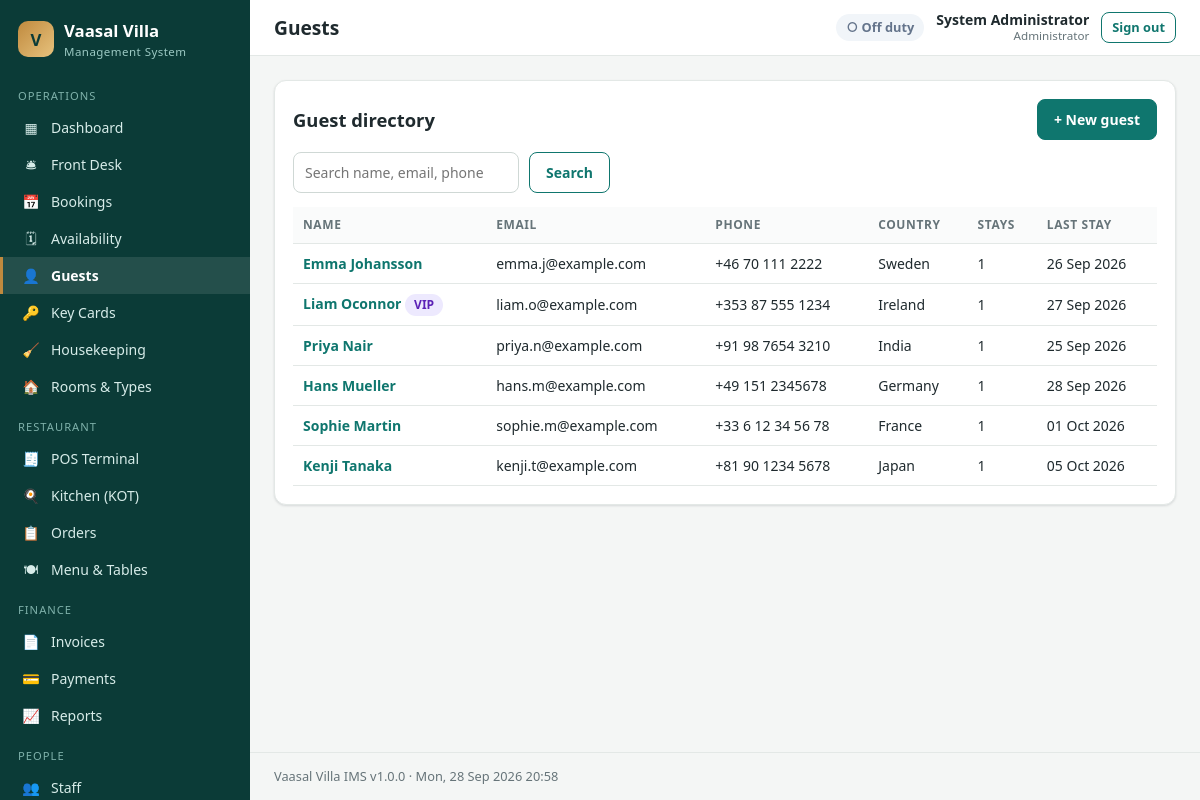
/admin/guests.php (signed in), run on the app's committed database.
### tables this page shows
CREATE TABLE users (
  id            INT UNSIGNED AUTO_INCREMENT PRIMARY KEY,
  role_id       INT UNSIGNED NOT NULL,
  full_name     VARCHAR(120) NOT NULL,
  username      VARCHAR(60)  NOT NULL UNIQUE,
  email         VARCHAR(160) NULL,
  phone         VARCHAR(40)  NULL,
  password_hash VARCHAR(255) NOT NULL,
  department    VARCHAR(60)  NULL,
  hourly_rate   DECIMAL(10,2) NOT NULL DEFAULT 0,
  is_active     TINYINT(1)   NOT NULL DEFAULT 1,
  last_login    DATETIME     NULL,
  created_at    DATETIME     NOT NULL DEFAULT CURRENT_TIMESTAMP,
  CONSTRAINT fk_user_role FOREIGN KEY (role_id) REFERENCES roles(id)
);

CREATE TABLE roles (
  id          INT UNSIGNED AUTO_INCREMENT PRIMARY KEY,
  name        VARCHAR(60)  NOT NULL,
  slug        VARCHAR(60)  NOT NULL UNIQUE,
  description VARCHAR(255) NULL
);

CREATE TABLE guests (
  id          INT UNSIGNED AUTO_INCREMENT PRIMARY KEY,
  first_name  VARCHAR(80)  NOT NULL,
  last_name   VARCHAR(80)  NOT NULL,
  email       VARCHAR(160) NULL,
  phone       VARCHAR(40)  NULL,
  country     VARCHAR(80)  NULL,
  id_type     VARCHAR(40)  NULL,
  id_number   VARCHAR(60)  NULL,
  address     VARCHAR(255) NULL,
  vip         TINYINT(1)   NOT NULL DEFAULT 0,
  notes       TEXT NULL,
  created_at  DATETIME NOT NULL DEFAULT CURRENT_TIMESTAMP,
  INDEX idx_guest_email (email)
);

### includes/functions.php (called while the page is built, shortened)
<?php
function e($v): string
{
    return htmlspecialchars((string) ($v ?? ''), ENT_QUOTES, 'UTF-8');
}
function url(string $path = ''): string
{
    return BASE_URL . '/' . ltrim($path, '/');
}
function input(string $key, $default = '')
{
    $v = $_POST[$key] ?? $_GET[$key] ?? $default;
    return is_string($v) ? trim($v) : $v;
}
function input_int(string $key, int $default = 0): int
{
    $v = $_POST[$key] ?? $_GET[$key] ?? null;
    return is_numeric($v) ? (int) $v : $default;
}
function fdate(?string $d, string $fmt = 'd M Y'): string
{
    return $d ? date($fmt, strtotime($d)) : '—';
}

### includes/db.php (called while the page is built, shortened)
<?php
function db(): PDO
{
    static $pdo = null;
    if ($pdo === null) {
        $dsn = 'mysql:host=' . DB_HOST . ';port=' . DB_PORT . ';dbname=' . DB_NAME . ';charset=utf8mb4';
        try {
            $pdo = new PDO($dsn, DB_USER, DB_PASS, [
                PDO::ATTR_ERRMODE            => PDO::ERRMODE_EXCEPTION,
                PDO::ATTR_DEFAULT_FETCH_MODE => PDO::FETCH_ASSOC,
                PDO::ATTR_EMULATE_PREPARES   => false,
            ]);
            $pdo->exec("SET time_zone = '" . (new DateTime())->format('P') . "'");
        } catch (PDOException $e) {
            http_response_code(500);
            $msg = APP_DEBUG ? htmlspecialchars($e->getMessage()) : 'Database connection failed.';
            exit('<div style="font-family:sans-serif;max-width:640px;margin:60px auto;padding:24px;border:1px solid #fca5a5;background:#fef2f2;border-radius:10px">'
                . '<h2 style="margin-top:0;color:#b91c1c">Database connection failed</h2><p>' . $msg . '</p>'
                . '<p>Make sure MySQL is running in the XAMPP Control Panel and that <code>database.sql</code> has been imported. '
                . 'Credentials are in <code>config/config.php</code>.</p></div>');
        }
    }
    return $pdo;
}
function q(string $sql, array $params = []): PDOStatement
{
    $st = db()->prepare($sql);
    $st->execute($params);
    return $st;
}
function q_all(string $sql, array $params = []): array
{
    return q($sql, $params)->fetchAll();
}
function q_row(string $sql, array $params = []): ?array
{
    $r = q($sql, $params)->fetch();
    return $r === false ? null : $r;
}
function q_val(string $sql, array $params = [])
{
    $v = q($sql, $params)->fetchColumn();
    return $v === false ? null : $v;
}

### includes/auth.php (called while the page is built, shortened)
<?php
function current_user(): ?array
{
    static $user = false, $cachedFor = null;
    $sid = $_SESSION['user_id'] ?? null;
    if ($user !== false && $cachedFor === $sid) return $user;
    $cachedFor = $sid;
    $user = null;
    if (!empty($_SESSION['user_id'])) {
        $user = q_row('SELECT u.*, r.name AS role_name, r.slug AS role_slug FROM users u JOIN roles r ON r.id = u.role_id WHERE u.id = ? AND u.is_active = 1', [$_SESSION['user_id']]);
        $user['permissions'] = array_column(q_all(
            'SELECT p.slug FROM role_permissions rp JOIN permissions p ON p.id = rp.permission_id WHERE rp.role_id = ?',
            [$user['role_id']]
        ), 'slug');
    }
    return $user;
}
function can(string $perm): bool
{
    $u = current_user();
    return $u['role_slug'] === 'admin' || in_array($perm, $u['permissions'], true);
}
function require_login(): array
{
    $u = current_user();
    return $u;
}
function require_perm($perms): array
{
    $u = require_login();
    return $u;
}
function home_path(): string
{
    if (can('dashboard.view')) return 'admin/index.php';
    return 'staff/index.php';
}

### admin/guests.php (the view, shortened to what this page needs)
<?php
require_perm('guests.manage');
$title = 'Guests';
$active = 'guests';
$fields = ['first_name', 'last_name', 'email', 'phone', 'country', 'id_type', 'id_number', 'address', 'notes'];
$edit = input_int('edit');
$view = input_int('view');
$new = input('new') !== '';
$guest = ($edit || $view) ? q_row('SELECT * FROM guests WHERE id = ?', [$edit ?: $view]) : null;
require __DIR__ . '/../includes/admin_header.php';
if ($new || $edit):
    $g = $guest ?: array_fill_keys($fields, '') + ['vip' => 0, 'id' => 0]; ?>
  <div class="card">
    <h2><?= $guest ? 'Edit guest' : 'New guest' ?></h2>
    <form method="post"><?= csrf_field() ?><input type="hidden" name="id" value="<?= (int) ($g['id'] ?? 0) ?>">
      <div class="form-grid">
        <?php foreach (['first_name' => 'First name', 'last_name' => 'Last name', 'email' => 'Email', 'phone' => 'Phone', 'country' => 'Country', 'id_type' => 'ID type', 'id_number' => 'ID / Passport no.'] as $k => $l): ?>
          <div class="field"><label><?= $l ?></label><input name="<?= $k ?>" value="<?= e($g[$k]) ?>" <?= in_array($k, ['first_name', 'last_name']) ? 'required' : '' ?>></div>
        <?php endforeach; ?>
      </div>
      <div class="field"><label>Address</label><input name="address" value="<?= e($g['address']) ?>"></div>
      <div class="field"><label>Notes / preferences</label><textarea name="notes"><?= e($g['notes']) ?></textarea></div>
      <label class="check"><input type="checkbox" name="vip" value="1" <?= $g['vip'] ? 'checked' : '' ?>> VIP guest</label>
      <div class="form-actions"><button class="btn">Save guest</button><a class="btn btn-ghost" href="guests.php">Cancel</a></div>
    </form>
  </div>
<?php else:
    $s = input('q');
    $rows = q_all("SELECT g.*, (SELECT COUNT(*) FROM bookings b WHERE b.guest_id=g.id) stays,
                     (SELECT MAX(check_in) FROM bookings b WHERE b.guest_id=g.id) last_stay
                   FROM guests g WHERE CONCAT(first_name,' ',last_name,' ',COALESCE(email,''),' ',COALESCE(phone,'')) LIKE ?
                   ORDER BY g.created_at DESC LIMIT 300", ["%$s%"]); ?>
  <div class="card">
    <div class="card-head"><h2>Guest directory</h2><a class="btn" href="?new=1">+ New guest</a></div>
    <form class="filters"><div class="field"><input name="q" value="<?= e($s) ?>" placeholder="Search name, email, phone"></div><button class="btn btn-ghost">Search</button></form>
    <div class="table-wrap"><table class="table"><thead><tr><th>Name</th><th>Email</th><th>Phone</th><th>Country</th><th>Stays</th><th>Last stay</th></tr></thead><tbody>
    <?php foreach ($rows as $g): ?>
      <tr><td><a href="?view=<?= $g['id'] ?>"><b><?= e($g['first_name'] . ' ' . $g['last_name']) ?></b></a> <?= $g['vip'] ? '<span class="badge badge-purple">VIP</span>' : '' ?></td>
      <td><?= e($g['email']) ?></td><td><?= e($g['phone']) ?></td><td><?= e($g['country']) ?></td><td><?= (int) $g['stays'] ?></td><td><?= fdate($g['last_stay']) ?></td></tr>
    <?php endforeach; if (!$rows): ?><tr><td colspan="6" class="empty">No guests found.</td></tr><?php endif; ?>
    </tbody></table></div>
  </div>
<?php endif;
require __DIR__ . '/../includes/admin_footer.php';

### includes/admin_header.php (shortened to what this page needs)
<?php
$__u = current_user();
$active = $active ?? '';
$__nav = [
    ['Operations', [
        ['dashboard',   'admin/index.php',        'Dashboard',        '▦', ['dashboard.view']],
        ['frontdesk',   'admin/frontdesk.php',    'Front Desk',       '🛎', ['frontdesk.manage']],
        ['bookings',    'admin/bookings.php',     'Bookings',         '📅', ['bookings.manage']],
        ['calendar',    'admin/calendar.php',     'Availability',     '🗓', ['bookings.manage', 'frontdesk.manage']],
        ['guests',      'admin/guests.php',       'Guests',           '👤', ['guests.manage']],
        ['keycards',    'admin/keycards.php',     'Key Cards',        '🔑', ['keycards.manage']],
        ['housekeeping','admin/housekeeping.php', 'Housekeeping',     '🧹', ['housekeeping.manage']],
        ['rooms',       'admin/rooms.php',        'Rooms & Types',    '🏠', ['rooms.manage']],
    ]],
    ['Restaurant', [
        ['pos',         'pos/index.php',          'POS Terminal',     '🧾', ['pos.use']],
        ['kitchen',     'pos/kitchen.php',        'Kitchen (KOT)',    '🍳', ['kitchen.view']],
        ['orders',      'admin/orders.php',       'Orders',           '📋', ['pos.settle', 'billing.manage']],
        ['menu',        'admin/menu.php',         'Menu & Tables',    '🍽', ['menu.manage']],
    ]],
    ['Finance', [
        ['invoices',    'admin/invoices.php',     'Invoices',         '📄', ['billing.manage']],
        ['payments',    'admin/payments.php',     'Payments',         '💳', ['billing.manage']],
        ['reports',     'admin/reports.php',      'Reports',          '📈', ['reports.view']],
    ]],
    ['People', [
        ['staff',       'admin/staff.php',        'Staff',            '👥', ['staff.manage']],
        ['attendance',  'admin/attendance.php',   'Attendance',       '⏱', ['staff.manage']],
        ['roles',       'admin/roles.php',        'Roles & Permissions','🛡', ['roles.manage']],
    ]],
    ['System', [
        ['media',       'admin/media.php',        'Website Media',    '🖼', ['settings.manage']],
        ['channels',    'admin/channels.php',     'Booking Channels', '🌐', ['settings.manage']],
        ['messages',    'admin/messages.php',     'Web Enquiries',    '✉', ['dashboard.view']],
        ['log',         'admin/activity.php',     'Activity Log',     '📜', ['settings.manage']],
        ['settings',    'admin/settings.php',     'Settings',         '⚙', ['settings.manage']],
    ]],
];
$__myDuty = $__u ? q_val('SELECT id FROM attendance WHERE user_id = ? AND clock_out IS NULL ORDER BY id DESC LIMIT 1', [$__u['id']]) : null;
?><!DOCTYPE html>
<html lang="en">
<head>
<link rel="stylesheet" href="<?= e(url('assets/css/admin.css')) ?>">
</head>
<body class="admin">
<aside class="sidebar" id="sidebar">
  <a class="brand" href="<?= e(url(home_path())) ?>"><span class="brand-mark">V</span><span>Vaasal Villa<small>Management System</small></span></a>
  <nav>
  <?php foreach ($__nav as [$__group, $__items]):
      $__visible = array_filter($__items, fn($__i) => can_any($__i[4]));
      if (!$__visible) continue; ?>
    <div class="nav-group"><?= e($__group) ?></div>
    <?php foreach ($__visible as [$__key, $__href, $__text, $__icon]): ?>
      <a class="nav-link<?= $active === $__key ? ' active' : '' ?>" href="<?= e(url($__href)) ?>"><span class="ico"><?= $__icon ?></span><?= e($__text) ?></a>
    <?php endforeach; ?>
  <?php endforeach; ?>
  </nav>
</aside>
<div class="main">
  <header class="topbar">
    <h1><?= e($title ?? '') ?></h1>
    <div class="topbar-right">
      <?php if (can('attendance.self')): ?>
        <a href="<?= e(url('staff/index.php')) ?>" class="duty <?= $__myDuty ? 'on' : 'off' ?>"><?= $__myDuty ? '● On duty' : '○ Off duty' ?></a>
      <?php endif; ?>
      <div class="user-chip"><b><?= e($__u['full_name'] ?? '') ?></b><small><?= e($__u['role_name'] ?? '') ?></small></div>
      <a class="btn btn-sm btn-ghost" href="<?= e(url('logout.php')) ?>">Sign out</a>
    </div>
  </header>
  <main class="content">

### assets/css/admin.css (style rules this page uses)
:root { --bg:#f4f6f5; --panel:#fff; --ink:#1f2a2e; --muted:#667479; --line:#e3e8e6; --brand:#0f766e; --brand-d:#115e59; --brand-l:#ccfbf1; --accent:#c08a3e; --red:#dc2626; --amber:#d97706; --green:#16a34a; --blue:#2563eb; --purple:#7c3aed; --teal:#0d9488; --gray:#6b7280; --radius:12px; --shadow:0 1px 2px rgba(16,24,40,.05),0 1px 3px rgba(16,24,40,.08); --side:250px; }
* { box-sizing:border-box }
html,body { margin:0 }
body { font:14px/1.5 "Segoe UI",system-ui,-apple-system,Roboto,Arial,sans-serif;color:var(--ink);background:var(--bg) }
a { color:var(--brand);text-decoration:none }
h1,h2,h3 { margin:0 0 .6em;line-height:1.25 }
h2 { font-size:1.15rem }
.sidebar { position:fixed;inset:0 auto 0 0;width:var(--side);background:#0b3b37;color:#cde7e3;overflow-y:auto;z-index:30;padding-bottom:30px }
.brand { display:flex;gap:10px;align-items:center;padding:18px 18px 14px;color:#fff;font-weight:700;font-size:1.05rem }
.brand small { display:block;font-weight:400;font-size:.72rem;color:#9cc9c3;letter-spacing:.04em }
.brand-mark { width:36px;height:36px;border-radius:10px;background:linear-gradient(135deg,var(--accent),#e7c27d);display:grid;place-items:center;color:#0b3b37;font-weight:800 }
.nav-group { padding:14px 18px 4px;font-size:.7rem;text-transform:uppercase;letter-spacing:.09em;color:#7fb1aa }
.nav-link { display:flex;gap:10px;align-items:center;padding:8px 18px;color:#d7ece9;border-left:3px solid transparent }
.nav-link.active { background:rgba(255,255,255,.1);border-left-color:var(--accent);color:#fff;font-weight:600 }
.ico { width:20px;text-align:center }
.main { margin-left:var(--side);min-height:100vh;display:flex;flex-direction:column }
.topbar { position:sticky;top:0;z-index:20;display:flex;align-items:center;gap:14px;padding:12px 24px;background:#fff;border-bottom:1px solid var(--line) }
.topbar h1 { font-size:1.2rem;margin:0;flex:1 }
.topbar-right { display:flex;align-items:center;gap:12px }
.user-chip { display:flex;flex-direction:column;text-align:right;line-height:1.2 }
.user-chip small { color:var(--muted) }
.duty { font-size:.8rem;padding:4px 10px;border-radius:99px;font-weight:600 }
.duty.off { background:#f1f5f9;color:#64748b }
.content { padding:24px;flex:1 }
.card { background:var(--panel);border:1px solid var(--line);border-radius:var(--radius);padding:18px;box-shadow:var(--shadow);margin-bottom:20px }
.card-head { display:flex;justify-content:space-between;align-items:center;gap:10px;margin-bottom:12px;flex-wrap:wrap }
.card-head h2 { margin:0 }
.table-wrap { overflow-x:auto }
table.table { width:100%;border-collapse:collapse }
.table th,.table td { padding:9px 10px;border-bottom:1px solid var(--line);text-align:left;vertical-align:middle }
.table th { font-size:.75rem;text-transform:uppercase;letter-spacing:.05em;color:var(--muted);background:#fafbfb;white-space:nowrap }
.badge { display:inline-block;padding:2px 9px;border-radius:99px;font-size:.75rem;font-weight:600;white-space:nowrap }
.badge-purple { background:#ede9fe;color:#5b21b6 }
input,select,textarea { width:100%;padding:9px 11px;border:1px solid #cfd8d5;border-radius:8px;font:inherit;background:#fff;color:var(--ink) }
.field { margin-bottom:12px }
.filters { display:flex;gap:10px;flex-wrap:wrap;align-items:flex-end;margin-bottom:14px }
.filters .field { margin:0;min-width:150px }
.btn { display:inline-flex;align-items:center;gap:6px;padding:9px 16px;border-radius:8px;border:1px solid var(--brand);background:var(--brand);color:#fff;font:inherit;font-weight:600;cursor:pointer;white-space:nowrap }
.btn-sm { padding:5px 10px;font-size:.8rem }
.btn-ghost { background:#fff;color:var(--brand) }

### data on the page
users: full_name "System Administrator", role.name "Administrator"
guests: first_name+last_name "Emma Johansson", email "emma.j@example.com", phone "+46 70 111 2222", country "Sweden", stays "1", last_stay "26 Sep 2026"
guests: first_name+last_name "Liam Oconnor", vip "VIP", email "liam.o@example.com", phone "+353 87 555 1234", country "Ireland", stays "1", last_stay "27 Sep 2026"
guests: first_name+last_name "Priya Nair", email "priya.n@example.com", phone "+91 98 7654 3210", country "India", stays "1", last_stay "25 Sep 2026"
guests: first_name+last_name "Hans Mueller", email "hans.m@example.com", phone "+49 151 2345678", country "Germany", stays "1", last_stay "28 Sep 2026"
guests: first_name+last_name "Sophie Martin", email "sophie.m@example.com", phone "+33 6 12 34 56 78", country "France", stays "1", last_stay "01 Oct 2026"
guests: first_name+last_name "Kenji Tanaka", email "kenji.t@example.com", phone "+81 90 1234 5678", country "Japan", stays "1", last_stay "05 Oct 2026"

### other printed values
$__group "OPERATIONS"
$__icon "▦"
$__text "Dashboard"
$__icon "🛎"
$__text "Front Desk"
$__icon "📅"
$__text "Bookings"
$__icon "🗓"
$__text "Availability"
$__icon "👤"
$__text "Guests"
$__icon "🔑"
$__text "Key Cards"
$__icon "🧹"
$__text "Housekeeping"
